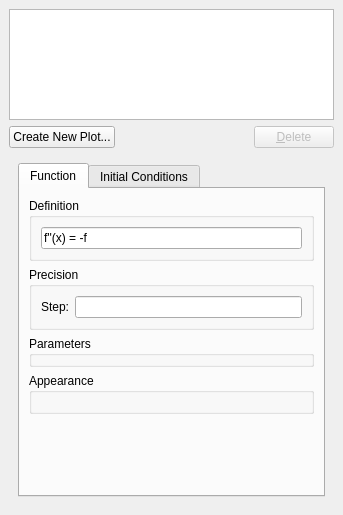
<ui version="4.0" >
 <class>FunctionEditorWidget</class>
 <widget class="QWidget" name="FunctionEditorWidget" >
  <property name="geometry" >
   <rect>
    <x>0</x>
    <y>0</y>
    <width>343</width>
    <height>515</height>
   </rect>
  </property>
  <property name="windowTitle" >
   <string>Form</string>
  </property>
  <layout class="QVBoxLayout" >
   <property name="margin" >
    <number>9</number>
   </property>
   <property name="spacing" >
    <number>6</number>
   </property>
   <item>
    <widget class="FunctionListWidget" name="functionList" >
     <property name="maximumSize" >
      <size>
       <width>16777215</width>
       <height>300</height>
      </size>
     </property>
    </widget>
   </item>
   <item>
    <layout class="QGridLayout" >
     <property name="margin" >
      <number>0</number>
     </property>
     <property name="spacing" >
      <number>6</number>
     </property>
     <item row="0" column="2" >
      <widget class="QPushButton" name="deleteButton" >
       <property name="enabled" >
        <bool>false</bool>
       </property>
       <property name="toolTip" >
        <string>delete the selected function</string>
       </property>
       <property name="whatsThis" >
        <string>Click here to delete the selected function from the list.</string>
       </property>
       <property name="text" >
        <string>&amp;Delete</string>
       </property>
      </widget>
     </item>
     <item row="0" column="1" >
      <spacer>
       <property name="orientation" >
        <enum>Qt::Horizontal</enum>
       </property>
       <property name="sizeHint" >
        <size>
         <width>140</width>
         <height>20</height>
        </size>
       </property>
      </spacer>
     </item>
     <item row="0" column="0" >
      <widget class="QPushButton" name="createNewPlot" >
       <property name="text" >
        <string>Create New Plot...</string>
       </property>
      </widget>
     </item>
    </layout>
   </item>
   <item>
    <widget class="QStackedWidget" name="stackedWidget" >
     <property name="currentIndex" >
      <number>4</number>
     </property>
     <widget class="QWidget" name="page" >
      <layout class="QVBoxLayout" >
       <property name="margin" >
        <number>9</number>
       </property>
       <property name="spacing" >
        <number>6</number>
       </property>
       <item>
        <widget class="QTabWidget" name="tabWidget" >
         <property name="currentIndex" >
          <number>2</number>
         </property>
         <widget class="QWidget" name="tab" >
          <attribute name="title" >
           <string>Function</string>
          </attribute>
          <layout class="QVBoxLayout" >
           <property name="margin" >
            <number>9</number>
           </property>
           <property name="spacing" >
            <number>6</number>
           </property>
           <item>
            <widget class="EquationEdit" name="cartesianEquation" />
           </item>
           <item>
            <widget class="QGroupBox" name="groupBox" >
             <property name="title" >
              <string>Custom plot range</string>
             </property>
             <layout class="QGridLayout" >
              <property name="margin" >
               <number>9</number>
              </property>
              <property name="spacing" >
               <number>6</number>
              </property>
              <item row="1" column="0" >
               <widget class="QCheckBox" name="cartesianCustomMax" >
                <property name="toolTip" >
                 <string>Customize the maximum plot range</string>
                </property>
                <property name="whatsThis" >
                 <string>Check this button and enter the plot range boundarys below.</string>
                </property>
                <property name="text" >
                 <string>Max:</string>
                </property>
               </widget>
              </item>
              <item row="0" column="0" >
               <widget class="QCheckBox" name="cartesianCustomMin" >
                <property name="toolTip" >
                 <string>Customize the minimum plot range</string>
                </property>
                <property name="whatsThis" >
                 <string>Check this button and enter the plot range boundarys below.</string>
                </property>
                <property name="text" >
                 <string>Min:</string>
                </property>
               </widget>
              </item>
              <item row="0" column="1" >
               <widget class="EquationEdit" name="cartesianMin" >
                <property name="enabled" >
                 <bool>false</bool>
                </property>
                <property name="toolTip" >
                 <string>lower boundary of the plot range</string>
                </property>
                <property name="whatsThis" >
                 <string>Enter the lower boundary of the plot range. Expressions like 2*pi are allowed, too.</string>
                </property>
               </widget>
              </item>
              <item row="1" column="1" >
               <widget class="EquationEdit" name="cartesianMax" >
                <property name="enabled" >
                 <bool>false</bool>
                </property>
                <property name="toolTip" >
                 <string>upper boundary of the plot range</string>
                </property>
                <property name="whatsThis" >
                 <string>Enter the upper boundary of the plot range. Expressions like 2*pi are allowed, too.</string>
                </property>
               </widget>
              </item>
             </layout>
            </widget>
           </item>
           <item>
            <widget class="ParametersWidget" name="cartesianParameters" >
             <property name="title" >
              <string>Parameters</string>
             </property>
            </widget>
           </item>
           <item>
            <widget class="PlotStyleWidget" name="cartesian_f0" >
             <property name="title" >
              <string>Appearance</string>
             </property>
             <layout class="QGridLayout" >
              <property name="margin" >
               <number>9</number>
              </property>
              <property name="spacing" >
               <number>6</number>
              </property>
             </layout>
            </widget>
           </item>
           <item>
            <spacer>
             <property name="orientation" >
              <enum>Qt::Vertical</enum>
             </property>
             <property name="sizeHint" >
              <size>
               <width>20</width>
               <height>40</height>
              </size>
             </property>
            </spacer>
           </item>
          </layout>
         </widget>
         <widget class="QWidget" name="tab_3" >
          <attribute name="title" >
           <string>Derivatives</string>
          </attribute>
          <layout class="QVBoxLayout" >
           <property name="margin" >
            <number>9</number>
           </property>
           <property name="spacing" >
            <number>6</number>
           </property>
           <item>
            <widget class="QCheckBox" name="showDerivative1" >
             <property name="toolTip" >
              <string>Show first derivative</string>
             </property>
             <property name="whatsThis" >
              <string>If this box is checked, the first derivative will be plotted, too.</string>
             </property>
             <property name="text" >
              <string>Show &amp;1st derivative</string>
             </property>
            </widget>
           </item>
           <item>
            <widget class="PlotStyleWidget" name="cartesian_f1" >
             <property name="enabled" >
              <bool>false</bool>
             </property>
             <property name="title" >
              <string>1st derivative</string>
             </property>
             <layout class="QGridLayout" >
              <property name="margin" >
               <number>9</number>
              </property>
              <property name="spacing" >
               <number>6</number>
              </property>
             </layout>
            </widget>
           </item>
           <item>
            <widget class="QCheckBox" name="showDerivative2" >
             <property name="toolTip" >
              <string>Show second derivative</string>
             </property>
             <property name="whatsThis" >
              <string>If this box is checked, the first derivative will be plotted, too.</string>
             </property>
             <property name="text" >
              <string>Show &amp;2nd derivative</string>
             </property>
            </widget>
           </item>
           <item>
            <widget class="PlotStyleWidget" name="cartesian_f2" >
             <property name="enabled" >
              <bool>false</bool>
             </property>
             <property name="title" >
              <string>2nd derivative</string>
             </property>
             <layout class="QGridLayout" >
              <property name="margin" >
               <number>9</number>
              </property>
              <property name="spacing" >
               <number>6</number>
              </property>
             </layout>
            </widget>
           </item>
           <item>
            <spacer>
             <property name="orientation" >
              <enum>Qt::Vertical</enum>
             </property>
             <property name="sizeHint" >
              <size>
               <width>10</width>
               <height>106</height>
              </size>
             </property>
            </spacer>
           </item>
          </layout>
         </widget>
         <widget class="QWidget" name="tab_2" >
          <attribute name="title" >
           <string>Integral</string>
          </attribute>
          <layout class="QVBoxLayout" >
           <property name="margin" >
            <number>9</number>
           </property>
           <property name="spacing" >
            <number>6</number>
           </property>
           <item>
            <widget class="QCheckBox" name="showIntegral" >
             <property name="toolTip" >
              <string>hide the plot</string>
             </property>
             <property name="whatsThis" >
              <string>Check this box if you want to hide the plot of the function.</string>
             </property>
             <property name="text" >
              <string>Show integral</string>
             </property>
            </widget>
           </item>
           <item>
            <widget class="QGroupBox" name="groupBox_6" >
             <property name="enabled" >
              <bool>false</bool>
             </property>
             <property name="toolTip" >
              <string>A point on the solution curve</string>
             </property>
             <property name="title" >
              <string>Initial Point</string>
             </property>
             <layout class="QGridLayout" >
              <property name="margin" >
               <number>9</number>
              </property>
              <property name="spacing" >
               <number>6</number>
              </property>
              <item row="0" column="0" >
               <widget class="QLabel" name="textLabel1_5" >
                <property name="text" >
                 <string>&amp;x:</string>
                </property>
                <property name="buddy" >
                 <cstring>txtInitX</cstring>
                </property>
               </widget>
              </item>
              <item row="1" column="0" >
               <widget class="QLabel" name="textLabel1_5_2" >
                <property name="text" >
                 <string>&amp;y:</string>
                </property>
                <property name="buddy" >
                 <cstring>txtInitY</cstring>
                </property>
               </widget>
              </item>
              <item row="0" column="1" >
               <widget class="EquationEdit" name="txtInitX" >
                <property name="toolTip" >
                 <string>Enter the initial x-point,for instance 2 or pi</string>
                </property>
                <property name="whatsThis" >
                 <string>Enter the initial x-value or expression for the integral, for example 2 or pi/2</string>
                </property>
               </widget>
              </item>
              <item row="1" column="1" >
               <widget class="EquationEdit" name="txtInitY" >
                <property name="toolTip" >
                 <string>enter the initial y-point, eg 2 or pi</string>
                </property>
                <property name="whatsThis" >
                 <string>Enter the initial y-value or expression for the integral, for example 2 or pi/2</string>
                </property>
               </widget>
              </item>
             </layout>
            </widget>
           </item>
           <item>
            <widget class="QGroupBox" name="groupBox_8" >
             <property name="enabled" >
              <bool>false</bool>
             </property>
             <property name="toolTip" >
              <string>The maximum step size used in numerically calculating the solution</string>
             </property>
             <property name="title" >
              <string>Precision</string>
             </property>
             <layout class="QHBoxLayout" >
              <property name="margin" >
               <number>9</number>
              </property>
              <property name="spacing" >
               <number>6</number>
              </property>
              <item>
               <widget class="QLabel" name="label_6" >
                <property name="text" >
                 <string>Step:</string>
                </property>
                <property name="buddy" >
                 <cstring>integralStep</cstring>
                </property>
               </widget>
              </item>
              <item>
               <widget class="EquationEdit" name="integralStep" />
              </item>
             </layout>
            </widget>
           </item>
           <item>
            <widget class="PlotStyleWidget" name="cartesian_integral" >
             <property name="enabled" >
              <bool>false</bool>
             </property>
             <property name="title" >
              <string>Appearance</string>
             </property>
             <layout class="QGridLayout" >
              <property name="margin" >
               <number>9</number>
              </property>
              <property name="spacing" >
               <number>6</number>
              </property>
             </layout>
            </widget>
           </item>
           <item>
            <spacer>
             <property name="orientation" >
              <enum>Qt::Vertical</enum>
             </property>
             <property name="sizeHint" >
              <size>
               <width>10</width>
               <height>79</height>
              </size>
             </property>
            </spacer>
           </item>
          </layout>
         </widget>
        </widget>
       </item>
      </layout>
     </widget>
     <widget class="QWidget" name="page_3" >
      <layout class="QVBoxLayout" >
       <property name="margin" >
        <number>9</number>
       </property>
       <property name="spacing" >
        <number>6</number>
       </property>
       <item>
        <widget class="QGroupBox" name="groupBox_11" >
         <property name="title" >
          <string>Definition</string>
         </property>
         <layout class="QGridLayout" >
          <property name="margin" >
           <number>9</number>
          </property>
          <property name="spacing" >
           <number>6</number>
          </property>
          <item row="0" column="0" >
           <widget class="QLabel" name="textLabelX" >
            <property name="text" >
             <string>x:</string>
            </property>
           </widget>
          </item>
          <item row="0" column="1" >
           <widget class="EquationEdit" name="parametricX" >
            <property name="toolTip" >
             <string>enter an expression</string>
            </property>
            <property name="whatsThis" >
             <string>Enter an expression for the function.
The dummy variable is t.
Example: cos(t)</string>
            </property>
            <property name="text" >
             <string/>
            </property>
           </widget>
          </item>
          <item row="1" column="0" >
           <widget class="QLabel" name="textLabelY" >
            <property name="text" >
             <string>y:</string>
            </property>
           </widget>
          </item>
          <item row="1" column="1" >
           <widget class="EquationEdit" name="parametricY" >
            <property name="toolTip" >
             <string>enter an expression</string>
            </property>
            <property name="whatsThis" >
             <string>Enter an expression for the function.
The dummy variable is t.
Example: sin(t)</string>
            </property>
           </widget>
          </item>
         </layout>
        </widget>
       </item>
       <item>
        <widget class="QGroupBox" name="groupBox_9" >
         <property name="title" >
          <string>Plot range</string>
         </property>
         <layout class="QGridLayout" >
          <property name="margin" >
           <number>9</number>
          </property>
          <property name="spacing" >
           <number>6</number>
          </property>
          <item row="0" column="0" >
           <widget class="QLabel" name="label" >
            <property name="text" >
             <string>Min:</string>
            </property>
           </widget>
          </item>
          <item row="1" column="0" >
           <widget class="QLabel" name="label_2" >
            <property name="text" >
             <string>Max:</string>
            </property>
           </widget>
          </item>
          <item row="0" column="1" >
           <widget class="EquationEdit" name="parametricMin" >
            <property name="enabled" >
             <bool>true</bool>
            </property>
            <property name="toolTip" >
             <string>lower boundary of the plot range</string>
            </property>
            <property name="whatsThis" >
             <string>Enter the lower boundary of the plot range. Expressions like 2*pi are allowed, too.</string>
            </property>
           </widget>
          </item>
          <item row="1" column="1" >
           <widget class="EquationEdit" name="parametricMax" >
            <property name="enabled" >
             <bool>true</bool>
            </property>
            <property name="toolTip" >
             <string>upper boundary of the plot range</string>
            </property>
            <property name="whatsThis" >
             <string>Enter the upper boundary of the plot range. Expressions like 2*pi are allowed, too.</string>
            </property>
           </widget>
          </item>
         </layout>
        </widget>
       </item>
       <item>
        <widget class="ParametersWidget" name="parametricParameters" >
         <property name="title" >
          <string>Parameters</string>
         </property>
        </widget>
       </item>
       <item>
        <widget class="PlotStyleWidget" name="parametric_f0" >
         <property name="title" >
          <string>Appearance</string>
         </property>
         <layout class="QGridLayout" >
          <property name="margin" >
           <number>9</number>
          </property>
          <property name="spacing" >
           <number>6</number>
          </property>
         </layout>
        </widget>
       </item>
       <item>
        <spacer>
         <property name="orientation" >
          <enum>Qt::Vertical</enum>
         </property>
         <property name="sizeHint" >
          <size>
           <width>10</width>
           <height>143</height>
          </size>
         </property>
        </spacer>
       </item>
      </layout>
     </widget>
     <widget class="QWidget" name="page_4" >
      <layout class="QVBoxLayout" >
       <property name="margin" >
        <number>9</number>
       </property>
       <property name="spacing" >
        <number>6</number>
       </property>
       <item>
        <widget class="QGroupBox" name="groupBox_2" >
         <property name="title" >
          <string>Definition</string>
         </property>
         <layout class="QVBoxLayout" >
          <property name="margin" >
           <number>9</number>
          </property>
          <property name="spacing" >
           <number>6</number>
          </property>
          <item>
           <widget class="EquationEdit" name="polarEquation" >
            <property name="toolTip" >
             <string>enter an equation, for instance loop(angle)=ln(angle)</string>
            </property>
            <property name="whatsThis" >
             <string>Enter an expression for the function. The prefix "r" will be added automatically.
Example: loop(angle)=ln(angle)</string>
            </property>
           </widget>
          </item>
         </layout>
        </widget>
       </item>
       <item>
        <widget class="QGroupBox" name="groupBox_13" >
         <property name="title" >
          <string>Plot Range</string>
         </property>
         <layout class="QGridLayout" >
          <property name="margin" >
           <number>9</number>
          </property>
          <property name="spacing" >
           <number>6</number>
          </property>
          <item row="0" column="1" >
           <widget class="EquationEdit" name="polarMin" >
            <property name="toolTip" >
             <string>lower boundary of the plot range</string>
            </property>
            <property name="whatsThis" >
             <string>Enter the lower boundary of the plot range. Expressions like 2*pi are allowed, too.</string>
            </property>
           </widget>
          </item>
          <item row="1" column="1" >
           <widget class="EquationEdit" name="polarMax" >
            <property name="toolTip" >
             <string>upper boundary of the plot range</string>
            </property>
            <property name="whatsThis" >
             <string>Enter the upper boundary of the plot range. Expressions like 2*pi are allowed, too.</string>
            </property>
           </widget>
          </item>
          <item row="0" column="0" >
           <widget class="QLabel" name="label_3" >
            <property name="text" >
             <string>Min:</string>
            </property>
            <property name="buddy" >
             <cstring>polarMin</cstring>
            </property>
           </widget>
          </item>
          <item row="1" column="0" >
           <widget class="QLabel" name="label_4" >
            <property name="text" >
             <string>Max:</string>
            </property>
            <property name="buddy" >
             <cstring>polarMax</cstring>
            </property>
           </widget>
          </item>
         </layout>
        </widget>
       </item>
       <item>
        <widget class="ParametersWidget" name="polarParameters" >
         <property name="title" >
          <string>Parameters</string>
         </property>
        </widget>
       </item>
       <item>
        <widget class="PlotStyleWidget" name="polar_f0" >
         <property name="title" >
          <string>Appearance</string>
         </property>
         <layout class="QGridLayout" >
          <property name="margin" >
           <number>9</number>
          </property>
          <property name="spacing" >
           <number>6</number>
          </property>
         </layout>
        </widget>
       </item>
       <item>
        <spacer>
         <property name="orientation" >
          <enum>Qt::Vertical</enum>
         </property>
         <property name="sizeHint" >
          <size>
           <width>10</width>
           <height>10</height>
          </size>
         </property>
        </spacer>
       </item>
      </layout>
     </widget>
     <widget class="QWidget" name="page_5" >
      <layout class="QVBoxLayout" >
       <property name="margin" >
        <number>9</number>
       </property>
       <property name="spacing" >
        <number>6</number>
       </property>
       <item>
        <widget class="QGroupBox" name="groupBox_12" >
         <property name="title" >
          <string>Definition</string>
         </property>
         <layout class="QGridLayout" >
          <property name="margin" >
           <number>9</number>
          </property>
          <property name="spacing" >
           <number>6</number>
          </property>
          <item row="0" column="1" >
           <widget class="KLineEdit" name="implicitName" >
            <property name="toolTip" >
             <string>name of the function</string>
            </property>
            <property name="whatsThis" >
             <string>Enter the name of the function.
The name of a function must be unique. If you leave this line empty KmPlot will set a default name. You can change it later.</string>
            </property>
            <property name="text" >
             <string>f(x,y)</string>
            </property>
           </widget>
          </item>
          <item row="1" column="0" >
           <widget class="QLabel" name="label_5" >
            <property name="text" >
             <string>Expression:</string>
            </property>
           </widget>
          </item>
          <item row="1" column="1" >
           <widget class="EquationEdit" name="implicitEquation" >
            <property name="toolTip" >
             <string>enter an expression</string>
            </property>
            <property name="whatsThis" >
             <string>Enter an expression for the function.
The dummy variable is t.
Example: cos(t)</string>
            </property>
           </widget>
          </item>
          <item row="0" column="0" >
           <widget class="QLabel" name="textLabel4_2" >
            <property name="text" >
             <string>Name:</string>
            </property>
            <property name="buddy" >
             <cstring>implicitName</cstring>
            </property>
           </widget>
          </item>
         </layout>
        </widget>
       </item>
       <item>
        <widget class="ParametersWidget" name="implicitParameters" >
         <property name="title" >
          <string>Parameters</string>
         </property>
        </widget>
       </item>
       <item>
        <widget class="PlotStyleWidget" name="implicit_f0" >
         <property name="title" >
          <string>Appearance</string>
         </property>
         <layout class="QGridLayout" >
          <property name="margin" >
           <number>9</number>
          </property>
          <property name="spacing" >
           <number>6</number>
          </property>
         </layout>
        </widget>
       </item>
       <item>
        <spacer>
         <property name="orientation" >
          <enum>Qt::Vertical</enum>
         </property>
         <property name="sizeHint" >
          <size>
           <width>20</width>
           <height>101</height>
          </size>
         </property>
        </spacer>
       </item>
      </layout>
     </widget>
     <widget class="QWidget" name="page_6" >
      <layout class="QVBoxLayout" >
       <property name="margin" >
        <number>9</number>
       </property>
       <property name="spacing" >
        <number>6</number>
       </property>
       <item>
        <widget class="QTabWidget" name="differentialTabWidget" >
         <property name="currentIndex" >
          <number>0</number>
         </property>
         <widget class="QWidget" name="tab_4" >
          <attribute name="title" >
           <string>Function</string>
          </attribute>
          <layout class="QVBoxLayout" >
           <property name="margin" >
            <number>9</number>
           </property>
           <property name="spacing" >
            <number>6</number>
           </property>
           <item>
            <widget class="QGroupBox" name="groupBox_3" >
             <property name="title" >
              <string>Definition</string>
             </property>
             <layout class="QVBoxLayout" >
              <property name="margin" >
               <number>9</number>
              </property>
              <property name="spacing" >
               <number>6</number>
              </property>
              <item>
               <widget class="EquationEdit" name="differentialEquation" >
                <property name="toolTip" >
                 <string>enter an expression</string>
                </property>
                <property name="whatsThis" >
                 <string>Enter an expression for the function.
The dummy variable is t.
Example: cos(t)</string>
                </property>
                <property name="text" >
                 <string>f''(x) = -f</string>
                </property>
               </widget>
              </item>
             </layout>
            </widget>
           </item>
           <item>
            <widget class="QGroupBox" name="groupBox_10" >
             <property name="toolTip" >
              <string>The maximum step size used in numerically calculating the solution</string>
             </property>
             <property name="title" >
              <string>Precision</string>
             </property>
             <layout class="QHBoxLayout" >
              <property name="margin" >
               <number>9</number>
              </property>
              <property name="spacing" >
               <number>6</number>
              </property>
              <item>
               <widget class="QLabel" name="label_7" >
                <property name="text" >
                 <string>Step:</string>
                </property>
                <property name="buddy" >
                 <cstring>integralStep</cstring>
                </property>
               </widget>
              </item>
              <item>
               <widget class="EquationEdit" name="differentialStep" />
              </item>
             </layout>
            </widget>
           </item>
           <item>
            <widget class="ParametersWidget" name="differentialParameters" >
             <property name="title" >
              <string>Parameters</string>
             </property>
            </widget>
           </item>
           <item>
            <widget class="PlotStyleWidget" name="differential_f0" >
             <property name="title" >
              <string>Appearance</string>
             </property>
             <layout class="QGridLayout" >
              <property name="margin" >
               <number>9</number>
              </property>
              <property name="spacing" >
               <number>6</number>
              </property>
             </layout>
            </widget>
           </item>
           <item>
            <spacer>
             <property name="orientation" >
              <enum>Qt::Vertical</enum>
             </property>
             <property name="sizeHint" >
              <size>
               <width>20</width>
               <height>21</height>
              </size>
             </property>
            </spacer>
           </item>
          </layout>
         </widget>
         <widget class="QWidget" name="tab_5" >
          <attribute name="title" >
           <string>Initial Conditions</string>
          </attribute>
          <layout class="QVBoxLayout" >
           <property name="margin" >
            <number>9</number>
           </property>
           <property name="spacing" >
            <number>6</number>
           </property>
           <item>
            <widget class="InitialConditionsEditor" name="initialConditions" />
           </item>
          </layout>
         </widget>
        </widget>
       </item>
      </layout>
     </widget>
     <widget class="QWidget" name="page_2" />
    </widget>
   </item>
  </layout>
 </widget>
 <customwidgets>
  <customwidget>
   <class>InitialConditionsEditor</class>
   <extends>QGroupBox</extends>
   <header>initialconditionseditor.h</header>
  </customwidget>
  <customwidget>
   <class>FunctionListWidget</class>
   <extends>QListWidget</extends>
   <header>functioneditor.h</header>
  </customwidget>
  <customwidget>
   <class>ParametersWidget</class>
   <extends>QGroupBox</extends>
   <header>parameterswidget.h</header>
  </customwidget>
  <customwidget>
   <class>PlotStyleWidget</class>
   <extends>QGroupBox</extends>
   <header>plotstylewidget.h</header>
  </customwidget>
  <customwidget>
   <class>EquationEdit</class>
   <extends>KLineEdit</extends>
   <header>equationedit.h</header>
  </customwidget>
  <customwidget>
   <class>KLineEdit</class>
   <extends>QLineEdit</extends>
   <header>klineedit.h</header>
  </customwidget>
 </customwidgets>
 <tabstops>
  <tabstop>functionList</tabstop>
  <tabstop>deleteButton</tabstop>
  <tabstop>createNewPlot</tabstop>
  <tabstop>tabWidget</tabstop>
  <tabstop>cartesianEquation</tabstop>
  <tabstop>cartesianCustomMin</tabstop>
  <tabstop>cartesianMin</tabstop>
  <tabstop>cartesianCustomMax</tabstop>
  <tabstop>cartesianMax</tabstop>
  <tabstop>showDerivative1</tabstop>
  <tabstop>showDerivative2</tabstop>
  <tabstop>showIntegral</tabstop>
  <tabstop>txtInitX</tabstop>
  <tabstop>txtInitY</tabstop>
  <tabstop>parametricX</tabstop>
  <tabstop>parametricY</tabstop>
  <tabstop>parametricMin</tabstop>
  <tabstop>parametricMax</tabstop>
  <tabstop>polarEquation</tabstop>
  <tabstop>polarMin</tabstop>
  <tabstop>polarMax</tabstop>
 </tabstops>
 <resources/>
 <connections>
  <connection>
   <sender>showDerivative2</sender>
   <signal>toggled(bool)</signal>
   <receiver>cartesian_f2</receiver>
   <slot>setEnabled(bool)</slot>
   <hints>
    <hint type="sourcelabel" >
     <x>119</x>
     <y>248</y>
    </hint>
    <hint type="destinationlabel" >
     <x>255</x>
     <y>396</y>
    </hint>
   </hints>
  </connection>
  <connection>
   <sender>showDerivative1</sender>
   <signal>toggled(bool)</signal>
   <receiver>cartesian_f1</receiver>
   <slot>setEnabled(bool)</slot>
   <hints>
    <hint type="sourcelabel" >
     <x>119</x>
     <y>248</y>
    </hint>
    <hint type="destinationlabel" >
     <x>110</x>
     <y>342</y>
    </hint>
   </hints>
  </connection>
  <connection>
   <sender>showIntegral</sender>
   <signal>toggled(bool)</signal>
   <receiver>groupBox_6</receiver>
   <slot>setEnabled(bool)</slot>
   <hints>
    <hint type="sourcelabel" >
     <x>119</x>
     <y>248</y>
    </hint>
    <hint type="destinationlabel" >
     <x>96</x>
     <y>248</y>
    </hint>
   </hints>
  </connection>
  <connection>
   <sender>showIntegral</sender>
   <signal>toggled(bool)</signal>
   <receiver>groupBox_8</receiver>
   <slot>setEnabled(bool)</slot>
   <hints>
    <hint type="sourcelabel" >
     <x>119</x>
     <y>248</y>
    </hint>
    <hint type="destinationlabel" >
     <x>119</x>
     <y>248</y>
    </hint>
   </hints>
  </connection>
  <connection>
   <sender>showIntegral</sender>
   <signal>toggled(bool)</signal>
   <receiver>cartesian_integral</receiver>
   <slot>setEnabled(bool)</slot>
   <hints>
    <hint type="sourcelabel" >
     <x>119</x>
     <y>248</y>
    </hint>
    <hint type="destinationlabel" >
     <x>113</x>
     <y>494</y>
    </hint>
   </hints>
  </connection>
  <connection>
   <sender>cartesianCustomMin</sender>
   <signal>toggled(bool)</signal>
   <receiver>cartesianMin</receiver>
   <slot>setEnabled(bool)</slot>
   <hints>
    <hint type="sourcelabel" >
     <x>88</x>
     <y>332</y>
    </hint>
    <hint type="destinationlabel" >
     <x>280</x>
     <y>332</y>
    </hint>
   </hints>
  </connection>
  <connection>
   <sender>cartesianCustomMax</sender>
   <signal>toggled(bool)</signal>
   <receiver>cartesianMax</receiver>
   <slot>setEnabled(bool)</slot>
   <hints>
    <hint type="sourcelabel" >
     <x>88</x>
     <y>362</y>
    </hint>
    <hint type="destinationlabel" >
     <x>280</x>
     <y>363</y>
    </hint>
   </hints>
  </connection>
 </connections>
</ui>
